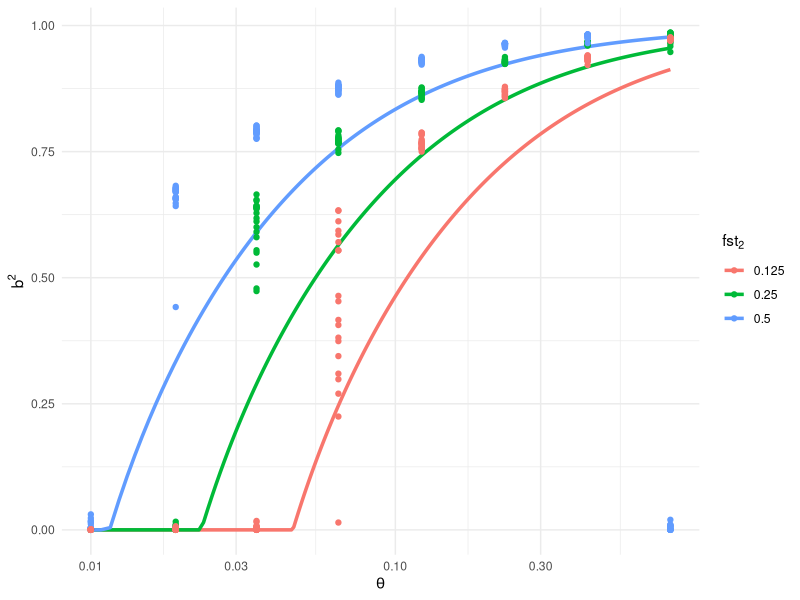
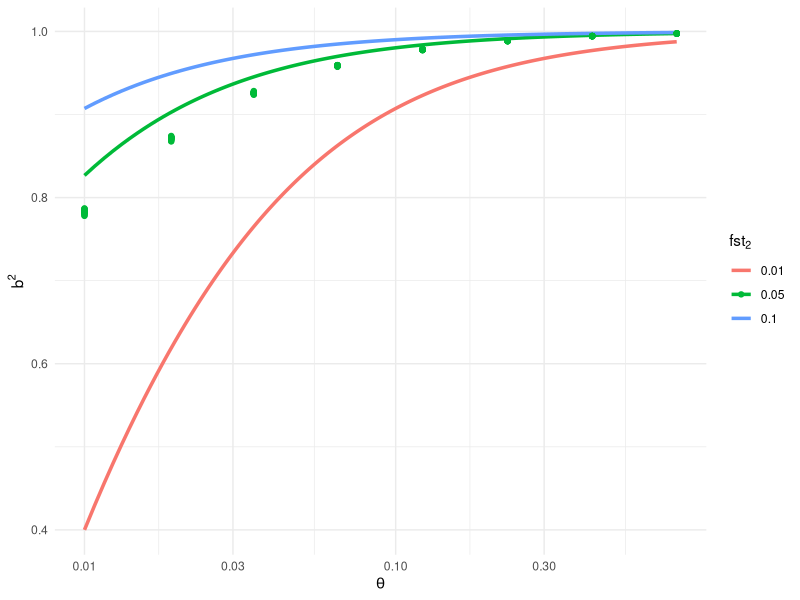

The R source for these figures, in order:
## ---- chunk 1
knitr::opts_chunk$set(echo = TRUE)
library(data.table)
library(tidyverse)
## ---- chunk 2
dfPlot <- fread("../plots/results_M-5000_L-1000.txt")
colnames(dfPlot)[9] <- "fst2" 
## ---- chunk 3
# Define parameters
M <- 5e3  
L <- 1e3  
fst1 <- 0.5
fst2_values <- c( 0.125, 0.25, 0.5)

# Define theta range
theta_seq <- seq(0.01, 0.8, length.out = 1000)

# Create a data frame with all combinations of theta and fst1 values
df <- expand_grid(theta = theta_seq, fst2 = fst2_values) %>%
  mutate(
    lambda = (1 + (M * (theta)*fst2)) / log(2*M),
    #lambda = (1 + (M * (theta)*fst2)),
    pc2 = case_when(
      lambda > (1 + sqrt(M/L)) ~ (1 - ((M/L)/(lambda - 1)^2))/(1 + ((M/L)/(lambda - 1))),
      #lambda > (1 + sqrt(M/L)) ~ ((theta^2 * M * L * fst2^2) - 1)/((theta^2 * M * L * fst2^2) + (theta * M * fst2)),
      lambda <= (1 + sqrt(M/L)) ~ 0
    )
  )

# Plot using ggplot with different colors for each fst1 value
ggplot(df, aes(x = theta, y = pc2, color = factor(fst2))) +
  geom_line(size = 1.2) +
  labs(
    x = expression(theta),
    y = expression(b^2),
    color = expression(fst[2])  # Label for legend
  ) +
  theme_minimal() + scale_x_log10() +
  geom_point(data = dfPlot, aes(x = theta, y = b2PC2))
## ---- chunk 4
dfPlot <- fread("../plots/results_M-50000_L-10000.txt")
colnames(dfPlot)[9] <- "fst2" 
## ---- chunk 5
# Define parameters
M <- 5e4  
L <- 1e4  
fst1 <- 0.2
fst2_values <- c( 0.01, 0.05, 0.1)

# Define theta range
theta_seq <- seq(0.01, 0.8, length.out = 1000)

# Create a data frame with all combinations of theta and fst1 values
df <- expand_grid(theta = theta_seq, fst2 = fst2_values) %>%
  mutate(
    #lambda = (1 + (M * (theta)*fst2)) / log(2*M),
    lambda = (1 + (M * (theta)*fst2)),
    pc2 = case_when(
      #lambda > (1 + sqrt(M/L)) ~ (1 - ((M/L)/(lambda - 1)^2))/(1 + ((M/L)/(lambda - 1))),
      lambda > (1 + sqrt(M/L)) ~ ((theta^2 * M * L * fst2^2) - 1)/((theta^2 * M * L * fst2^2) + (theta * M * fst2)),
      lambda <= (1 + sqrt(M/L)) ~ 0
    )
  )

# Plot using ggplot with different colors for each fst1 value
ggplot(df, aes(x = theta, y = pc2, color = factor(fst2))) +
  geom_line(size = 1.2) +
  labs(
    x = expression(theta),
    y = expression(b^2),
    color = expression(fst[2])  # Label for legend
  ) +
  theme_minimal() + scale_x_log10() +
  geom_point(data = dfPlot, aes(x = theta, y = b2PC2))
